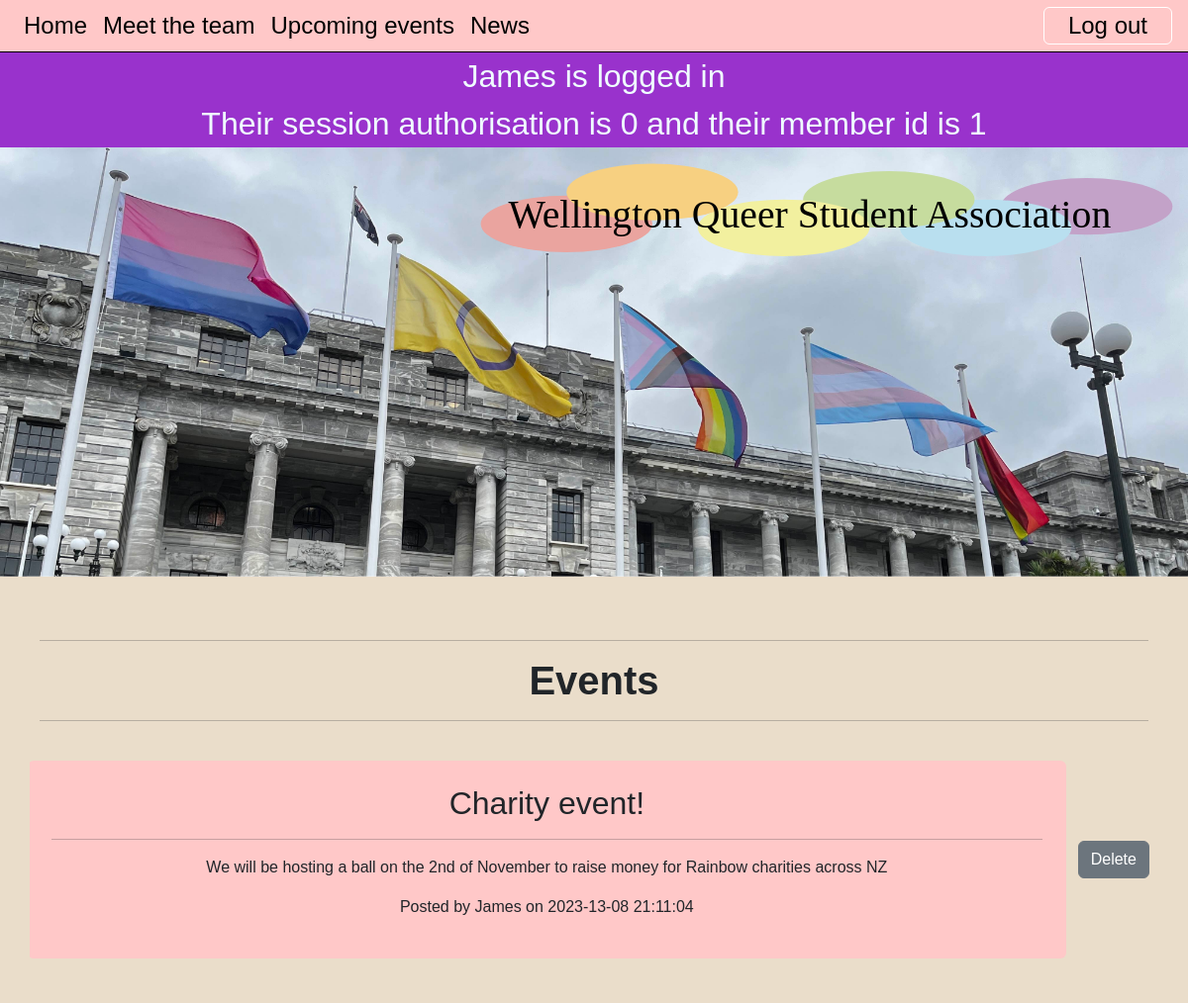
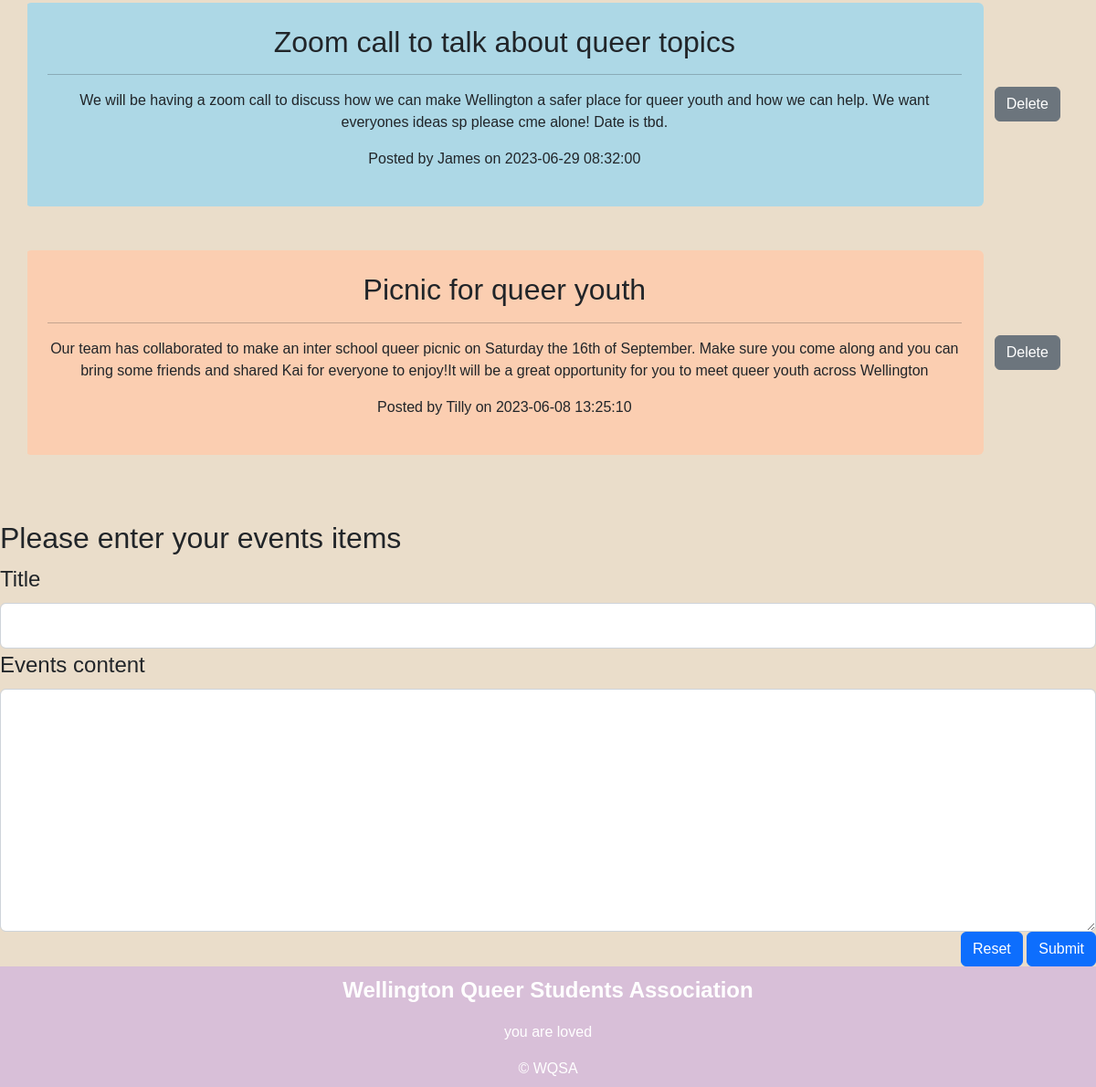
/upcoming_events (signed in), run on the app's committed database (2 pictures, top to bottom).
### tables this page shows
CREATE TABLE member(
    member_id integer primary key autoincrement not null,
    name text not null,
    email text not null unique,
    password text not null,
    authorisation integer not null
);

CREATE TABLE events(
    events_id integer primary key autoincrement not null,
    events_title text not null unique,
    events_content text not null unique,
    events_date date not null,
    member_id integer not null,
    foreign key(member_id) references member(member_id)
);

### server.py (the view, shortened to what this page needs)
@app.route("/upcoming_events", methods=['GET', 'POST'])
def upcoming_events():
    data = request.args
    if request.method == "GET":
        if 'task' in data and data['task'] == 'delete':
            sql = "delete from events where events_id =?"
            values_tuple = (data['id'],)
            result = run_commit_query(sql, values_tuple, db_path)
            if not result:
                return render_template('error.html', error='Failed to delete events_id')
    sql = """select events.events_id, events.events_title, events.events_content, events.events_date, member.name
      from events
      join member on events.member_id = member.member_id
      order by events.events_date desc;
      """
    events = run_search_query_tuples(sql, (), db_path, True)
    return render_template("events.html", events=events)

### db_functions.py (called while the page is built)
def run_search_query_tuples(sql_query, values_tuple, file_path, rowfactory=False):
    result = None
    try:
        db = sqlite3.connect(file_path)
        if rowfactory:
            db.row_factory = sqlite3.Row
        cursor = db.cursor()
        cursor.execute(sql_query, values_tuple)
        result = cursor.fetchall()
        cursor.close()
    except sqlite3.Error as error:
        print("Error running search query tuples: {}".format(error))
        return None
    db.close()
    if result is None:
        print("No search values were found")
    return result

### templates/events.html (shortened to what this page needs)
{% extends "layout.html" %}
{% block content %}
    <div class="container-lg py-sm-5 py-1">
        <hr> <h1>Events</h1> <hr>
        {% for row in events %}
            <div class="row align-items-center">
                <div id="eventsid-{{loop.index}}" class="col p-4 my-4 container-sm rounded text-center">
                    <h2>{{row['events_title']}}</h2>
                    <hr/>
                    <p class="events-text"> {{row['events_content'] | replace("\n", "<br>") | safe}}</p>
                    <div class="events-meta">Posted by {{row['name']}} on {{row['events_date']}}</div>
                </div>
                {% if session and session['authorisation'] == 0 %}
                    <div class="events-meta col-sm-1">
                        <a class="btn btn-secondary" href="{{ url_for('upcoming_events', id=row['events_id'], task='delete')}}">Delete</a>
                    </div>
                {% endif %}
            </div>
        {% endfor %}
    </div>
    {% if session and ( session['authorisation'] == 0 or session['authorisation'] == 1 ) %}
        <h2>Please enter your events items</h2>
        <form action="{{url_for('upcoming_events', task='add')}}" method="POST">
            <div>
                <label for="events_title" class="form-label">Title</label>
                <input type="text" class="form-control" id="events_title" name="events_title" placeholder="" required>
            </div>
            <div>
                <label for="events_content" class="form-label">Events content</label>
                <textarea class="form-control" id="events_content" name="events_content" placeholder="" rows="7" required></textarea>
            </div>
            <div class="text-end">
                <button type="reset" class="btn btn-primary">Reset</button>
                <button type="submit" class="btn btn-primary">Submit</button>
            </div>
        </form>
    {% endif %}
{% endblock %}

### templates/layout.html (shortened to what this page needs)
<!DOCTYPE html>
<html lang="en">
<head>
    <link href="https://cdn.jsdelivr.net/npm/bootstrap@5.2.3/dist/css/bootstrap.min.css" rel="stylesheet">
    <link rel="stylesheet" href="static/styles.css">
</head>
<body>
    <div class="container-fluid">
        <nav class="navbar navbar-expand-lg px-3 py-0 A">
            <div class="collapse navbar-collapse" id="collapsibleNavbar">
                <ul class="navbar-nav">
                    <li class="nav-item">
                        <a class="nav-link" href="{{url_for('index')}}">Home</a>
                    </li>
                    <li class="nav-item">
                        <a class="nav-link" href="{{url_for('meet_the_team')}}">Meet the team</a>
                    </li>
                    <li class="nav-item">
                        <a class="nav-link" href="{{url_for('upcoming_events')}}">Upcoming events</a>
                    </li>
                    <li class="nav-item">
                        <a class="nav-link" href="{{url_for('news')}}">News</a>
                    </li>
                </ul>
                <div class="ms-auto">
                    {% if session %}
                    <a href="{{url_for('logout')}}" class="nav-link btn btn-outline">Log out</a>
                    {% else %}
                    <a href="{{url_for('get_involved')}}" class="nav-link btn btn-outline" >Get involved</a>
                    <a href="{{url_for('login')}}" class="nav-link btn btn-outline">Log in</a>
                    {% endif %}
                </div>
            </div>
        </nav>
    </div>
    {% if session %}
        <div class="session"> {{session['name']}} is logged in <br>
            Their session authorisation is {{session['authorisation']}} and their member id is {{session['member_id']}}
        </div>
    {% endif %}
    <img class="img-fluid" src="static/images_WQSA/flags_parliment_banner.svg" >
    {% block content %}
    {% endblock %}
    <footer class="container-fluid footer-content">
        <p>Wellington Queer Students Association</p>
        <p>you are loved</p>
        <div>&copy; WQSA</div>
    </footer>
</body>
</html>

### static/styles.css (style rules this page uses)
:root { --brand-green: rgb(167,209,202); --brand-paper: rgb(234, 221, 202); }
body { font-family: 'Raleway', sans-serif; font-size: 100%; background-color: var(--brand-paper); margin: 0; }
.container-fluid { border: 0px solid blue; padding: 0px; }
.container-lg { border: 4px solid pink; padding: 10px; }
h1 { font-size: 2.5em; text-align: center; font-weight: 600; margin: 0; }
.container-fluid { border: 0px solid pink; }
.container-lg { border: 0px solid pink; overflow: auto; }
.A { background-color: rgb(255, 200, 200); }
.B { background-color: rgb(251, 206, 177); }
.E { background-color: rgb(173,216,230); }
.row { border: 0px solid blue; }
.footer-content { background-color: rgb(216,191,216); text-align: center; padding: 0.5em 0 0.5em 0; color: white; }
.footer-content p:first-child { font-weight: 600; font-size: 1.5em; }
.navbar { --brand-green-pale: rgb(223, 237, 224); background-color: rgb(255, 200, 200); border-bottom: 1px solid black; }
.nav-link { font-size: 1.5em; color: black; }
.btn-outline { border: 1px solid white; padding: 0 1em; }
nav .btn-outline { display: inline-block; }
label, input[type='text'], input[type='email'], textarea { font-size: 1.5em !important; }
.session { background-color: darkorchid; color: azure; text-align: center; font-size: 2em; }

### data on the page
member: name "James"
events: events_title "Charity event!", events_content "We will be hosting a ball on the 2nd of November to raise money for Rainbow charities across NZ", name "James", events_date "2023-13-08 21:11:04"
events: events_title "Zoom call to talk about queer topics", events_content "We will be having a zoom call to discuss how we can make Wellington a safer place for queer youth and how we can help. We want everyones ideas sp please cme alone! Date is tbd.", name "James", events_date "2023-06-29 08:32:00"
events: events_title "Picnic for queer youth", events_content "Our team has collaborated to make an inter school queer picnic on Saturday the 16th of September. Make sure you come along and you can bring some friends and shared Kai for everyone to enjoy!It will be a great opportunity for you to meet queer youth across Wellington", name "Tilly", events_date "2023-06-08 13:25:10"

### other printed values
{{ session['authorisation'] }} "0"
{{ session['member_id'] }} "1"
